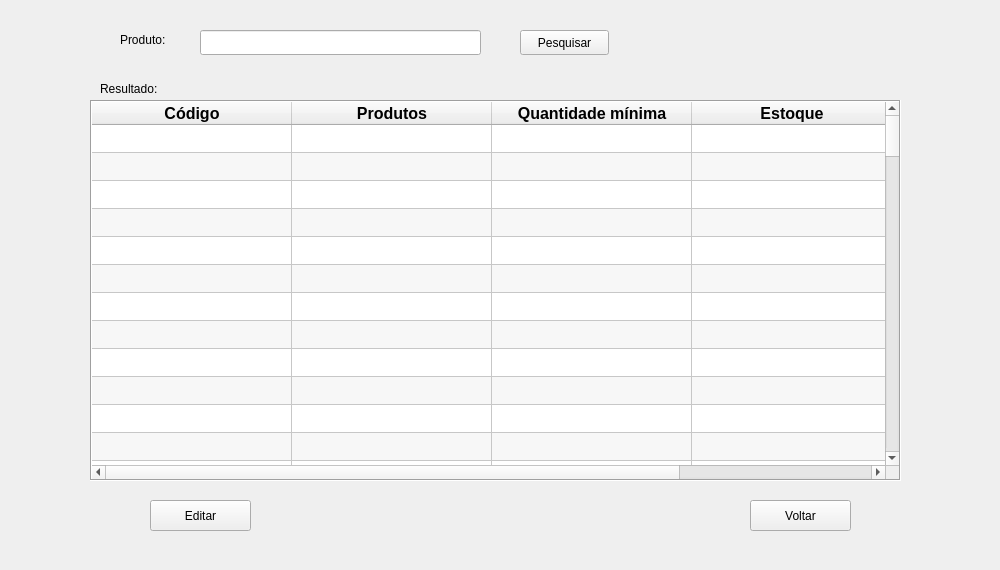
<?xml version="1.0" encoding="UTF-8"?>
<ui version="4.0">
 <class>MainWindow</class>
 <widget class="QMainWindow" name="MainWindow">
  <property name="geometry">
   <rect>
    <x>0</x>
    <y>0</y>
    <width>1000</width>
    <height>570</height>
   </rect>
  </property>
  <property name="minimumSize">
   <size>
    <width>800</width>
    <height>570</height>
   </size>
  </property>
  <property name="maximumSize">
   <size>
    <width>1000</width>
    <height>570</height>
   </size>
  </property>
  <property name="windowTitle">
   <string>Consulta Estoque</string>
  </property>
  <widget class="QWidget" name="centralwidget">
   <widget class="QLabel" name="lblresultado">
    <property name="geometry">
     <rect>
      <x>100</x>
      <y>80</y>
      <width>81</width>
      <height>17</height>
     </rect>
    </property>
    <property name="text">
     <string>Resultado:</string>
    </property>
   </widget>
   <widget class="QLineEdit" name="lineProduto">
    <property name="geometry">
     <rect>
      <x>200</x>
      <y>30</y>
      <width>281</width>
      <height>25</height>
     </rect>
    </property>
    <property name="styleSheet">
     <string notr="true"/>
    </property>
    <property name="inputMask">
     <string notr="true"/>
    </property>
    <property name="maxLength">
     <number>32767</number>
    </property>
   </widget>
   <widget class="QPushButton" name="btnPesquisar">
    <property name="geometry">
     <rect>
      <x>520</x>
      <y>30</y>
      <width>89</width>
      <height>25</height>
     </rect>
    </property>
    <property name="text">
     <string>Pesquisar</string>
    </property>
    <property name="shortcut">
     <string>Return</string>
    </property>
   </widget>
   <widget class="QLabel" name="lblProduto">
    <property name="geometry">
     <rect>
      <x>120</x>
      <y>30</y>
      <width>61</width>
      <height>20</height>
     </rect>
    </property>
    <property name="text">
     <string>Produto:</string>
    </property>
   </widget>
   <widget class="QPushButton" name="btnEditar">
    <property name="geometry">
     <rect>
      <x>150</x>
      <y>500</y>
      <width>101</width>
      <height>31</height>
     </rect>
    </property>
    <property name="text">
     <string>Editar</string>
    </property>
   </widget>
   <widget class="QPushButton" name="btnVoltar">
    <property name="geometry">
     <rect>
      <x>750</x>
      <y>500</y>
      <width>101</width>
      <height>31</height>
     </rect>
    </property>
    <property name="text">
     <string>Voltar</string>
    </property>
   </widget>
   <widget class="QTableWidget" name="tableWidget">
    <property name="geometry">
     <rect>
      <x>90</x>
      <y>100</y>
      <width>811</width>
      <height>381</height>
     </rect>
    </property>
    <property name="styleSheet">
     <string notr="true"/>
    </property>
    <property name="frameShape">
     <enum>QFrame::Box</enum>
    </property>
    <property name="frameShadow">
     <enum>QFrame::Sunken</enum>
    </property>
    <property name="lineWidth">
     <number>1</number>
    </property>
    <property name="sizeAdjustPolicy">
     <enum>QAbstractScrollArea::AdjustToContents</enum>
    </property>
    <property name="editTriggers">
     <set>QAbstractItemView::NoEditTriggers</set>
    </property>
    <property name="alternatingRowColors">
     <bool>true</bool>
    </property>
    <property name="selectionMode">
     <enum>QAbstractItemView::SingleSelection</enum>
    </property>
    <property name="selectionBehavior">
     <enum>QAbstractItemView::SelectRows</enum>
    </property>
    <property name="showGrid">
     <bool>true</bool>
    </property>
    <property name="gridStyle">
     <enum>Qt::SolidLine</enum>
    </property>
    <property name="sortingEnabled">
     <bool>false</bool>
    </property>
    <property name="wordWrap">
     <bool>true</bool>
    </property>
    <property name="rowCount">
     <number>100</number>
    </property>
    <property name="columnCount">
     <number>4</number>
    </property>
    <attribute name="horizontalHeaderCascadingSectionResizes">
     <bool>true</bool>
    </attribute>
    <attribute name="horizontalHeaderMinimumSectionSize">
     <number>80</number>
    </attribute>
    <attribute name="horizontalHeaderDefaultSectionSize">
     <number>200</number>
    </attribute>
    <attribute name="verticalHeaderVisible">
     <bool>false</bool>
    </attribute>
    <attribute name="verticalHeaderDefaultSectionSize">
     <number>28</number>
    </attribute>
    <row/>
    <row/>
    <row/>
    <row/>
    <row/>
    <row/>
    <row/>
    <row/>
    <row/>
    <row/>
    <row/>
    <row/>
    <row/>
    <row/>
    <row/>
    <row/>
    <row/>
    <row/>
    <row/>
    <row/>
    <row/>
    <row/>
    <row/>
    <row/>
    <row/>
    <row/>
    <row/>
    <row/>
    <row/>
    <row/>
    <row/>
    <row/>
    <row/>
    <row/>
    <row/>
    <row/>
    <row/>
    <row/>
    <row/>
    <row/>
    <row/>
    <row/>
    <row/>
    <row/>
    <row/>
    <row/>
    <row/>
    <row/>
    <row/>
    <row/>
    <row/>
    <row/>
    <row/>
    <row/>
    <row/>
    <row/>
    <row/>
    <row/>
    <row/>
    <row/>
    <row/>
    <row/>
    <row/>
    <row/>
    <row/>
    <row/>
    <row/>
    <row/>
    <row/>
    <row/>
    <row/>
    <row/>
    <row/>
    <row/>
    <row/>
    <row/>
    <row/>
    <row/>
    <row/>
    <row/>
    <row/>
    <row/>
    <row/>
    <row/>
    <row/>
    <row/>
    <row/>
    <row/>
    <row/>
    <row/>
    <row/>
    <row/>
    <row/>
    <row/>
    <row/>
    <row/>
    <row/>
    <row/>
    <row/>
    <row/>
    <column>
     <property name="text">
      <string>Código</string>
     </property>
     <property name="font">
      <font>
       <pointsize>12</pointsize>
       <weight>75</weight>
       <bold>true</bold>
      </font>
     </property>
     <property name="textAlignment">
      <set>AlignCenter</set>
     </property>
    </column>
    <column>
     <property name="text">
      <string>Produtos</string>
     </property>
     <property name="font">
      <font>
       <pointsize>12</pointsize>
       <weight>75</weight>
       <bold>true</bold>
      </font>
     </property>
     <property name="textAlignment">
      <set>AlignCenter</set>
     </property>
    </column>
    <column>
     <property name="text">
      <string>Quantidade mínima</string>
     </property>
     <property name="font">
      <font>
       <pointsize>12</pointsize>
       <weight>75</weight>
       <bold>true</bold>
      </font>
     </property>
     <property name="textAlignment">
      <set>AlignCenter</set>
     </property>
    </column>
    <column>
     <property name="text">
      <string>Estoque</string>
     </property>
     <property name="font">
      <font>
       <pointsize>12</pointsize>
       <weight>75</weight>
       <bold>true</bold>
      </font>
     </property>
     <property name="textAlignment">
      <set>AlignCenter</set>
     </property>
    </column>
   </widget>
  </widget>
  <action name="actionSair">
   <property name="text">
    <string>Sair</string>
   </property>
  </action>
 </widget>
 <resources/>
 <connections/>
</ui>
